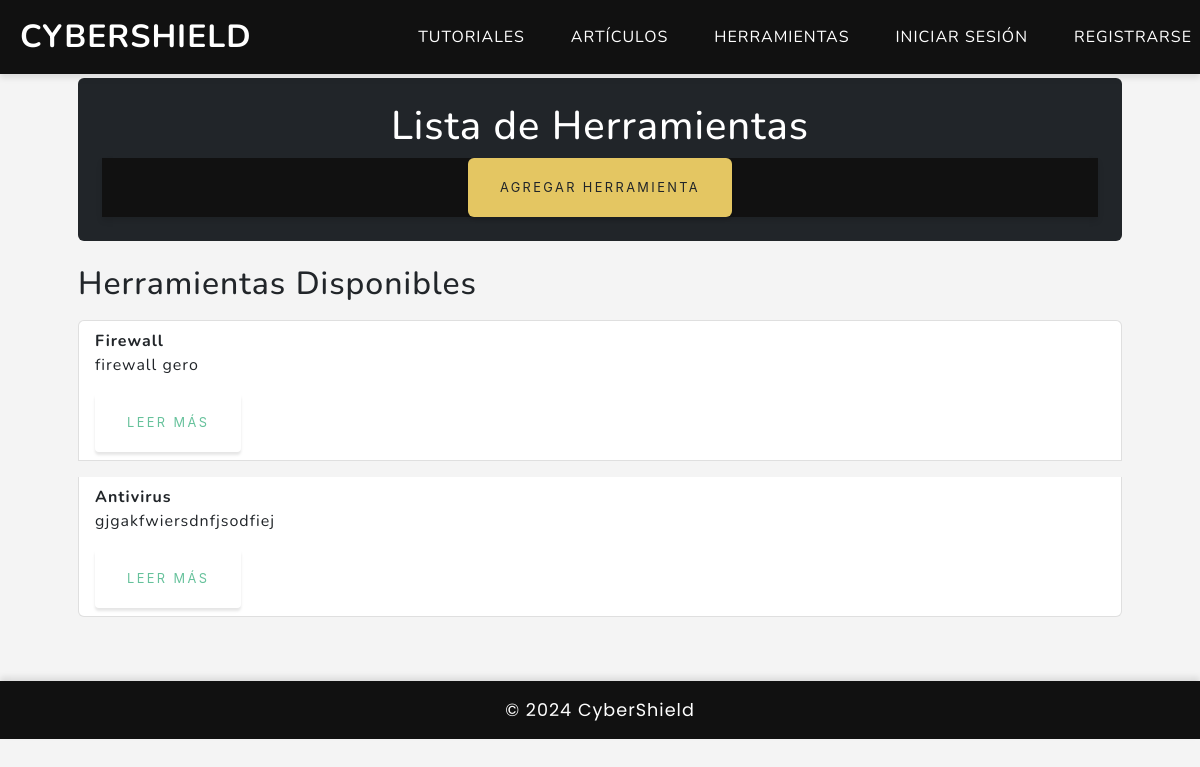
Page /herramientas/ on the earlier database version.
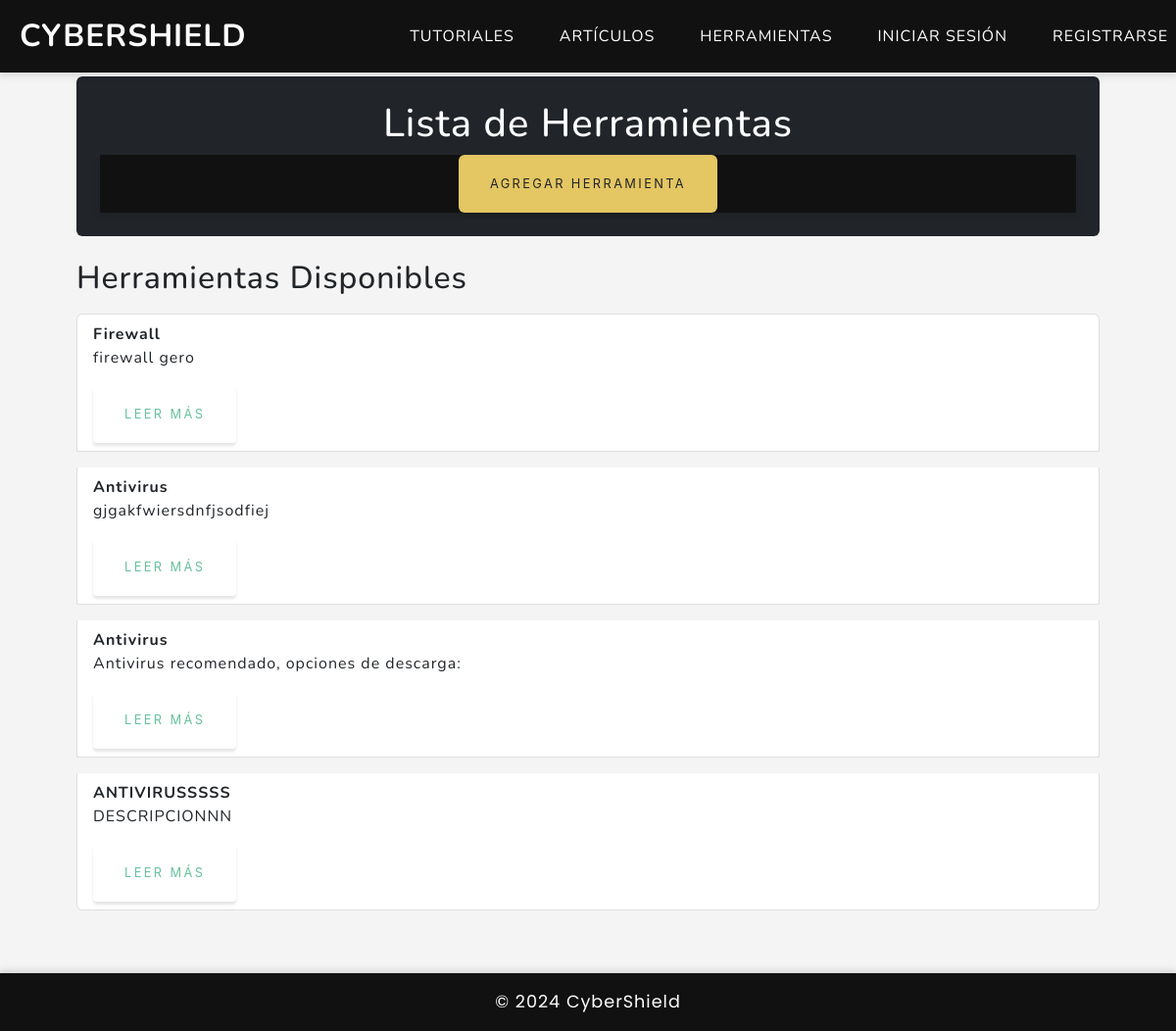
Same page on the later database version.
### AppGero/models.py (models this page shows, shortened)
class Herramienta(models.Model):
    nombre = models.CharField(max_length=100)
    descripcion = models.TextField()
    url = models.URLField(null=True, blank=True)

### AppGero/views.py (the view)
# urls.py: path('herramientas/', views.leerHerramientas, name='lista_herramientas'),
def leerHerramientas(request):
    herramientas = Herramienta.objects.all()  # Recupera todas las herramientas
    contexto = {"herramientas": herramientas}
    return render(request, "appgero/herramienta.html", contexto)  # Usamos herramienta.html

### AppGero/templates/appgero/herramienta.html (shortened to what this page needs)
{% extends 'AppGero/padre.html' %}
{% block content %}
    <div class="container px-4 px-lg-5 py-5">
        <header class="mb-4 bg-dark p-4 rounded">
            <h1 class="text-center text-white">Lista de Herramientas</h1>
            <nav class="text-center">
                <a href="{% url 'agregar_herramienta' %}" class="btn btn-warning text-dark">Agregar Herramienta</a>
            </nav>
        </header>
        <main>
            <h2 class="text-dark mb-3">Herramientas Disponibles</h2>
            <ul class="list-group">
                {% for herramienta in herramientas %}
                    <li class="list-group-item mb-3">
                        <strong>{{ herramienta.nombre }}</strong><br>
                        <p>{{ herramienta.descripcion }}</p>
                        <a href="{% url 'detalle_herramienta' herramienta.id %}" class="btn btn-outline-success btn-sm">Leer más</a>
                    </li>
                {% empty %}
                    <p>No hay herramientas disponibles.</p>
                {% endfor %}
            </ul>
        </main>
    </div>
{% endblock %}

Differences in the rows shown:
added Herramienta: nombre "Antivirus", descripcion "Antivirus recomendado, opciones de descarga:"
added Herramienta: nombre "ANTIVIRUSSSSS", descripcion "DESCRIPCIONNN"
